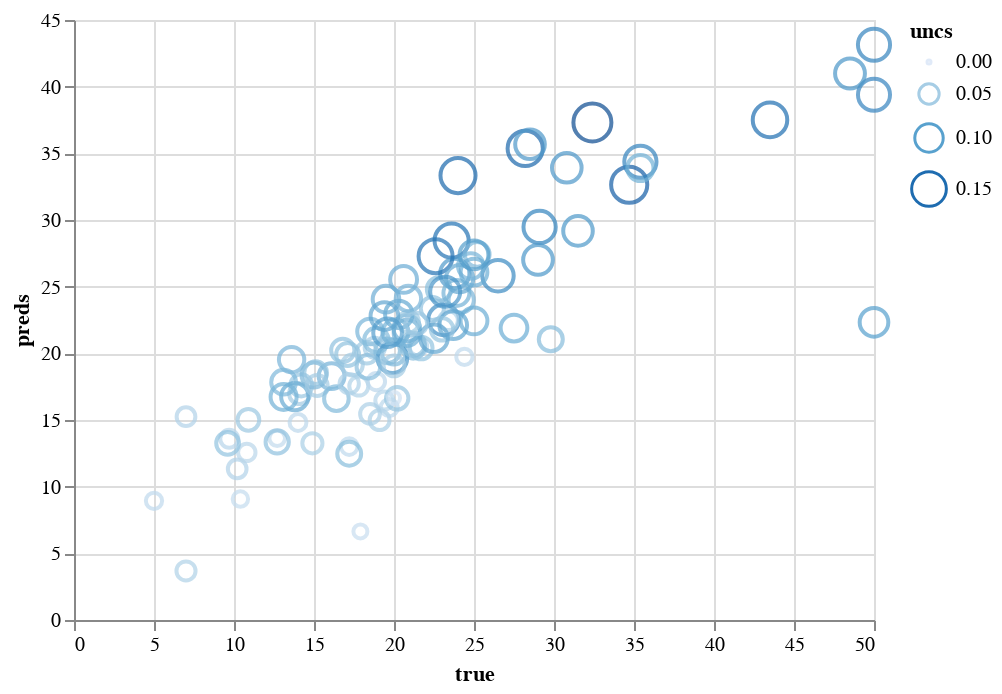

Write notebook code for a chart like this one.
### Code cell
import altair as alt
import pandas as pd

df = pd.DataFrame({'preds': preds.squeeze(), 'true': Ys_test.squeeze(), 'uncs': uncs.squeeze()})

alt.Chart(df).mark_point().encode(
    x='true',
    y='preds',
    size='uncs:Q',
    color='uncs:Q'
)

### Figure 1 — Vega-Lite specification as saved in the notebook (floating-point values rounded to 4 significant figures)
{"config": {"view": {"continuousWidth": 400, "continuousHeight": 300}}, "data": {"name": "data-e692ce284597e2931c17cd036863ca8c"}, "mark": "point", "encoding": {"color": {"type": "quantitative", "field": "uncs"}, "size": {"type": "quantitative", "field": "uncs"}, "x": {"type": "quantitative", "field": "true"}, "y": {"type": "quantitative", "field": "preds"}}, "$schema": "https://vega.github.io/schema/vega-lite/v4.8.1.json", "datasets": {"data-e692ce284597e2931c17cd036863ca8c": [{"preds": 28.46, "true": 23.6, "uncs": 0.1448}, {"preds": 37.31, "true": 32.4, "uncs": 0.18}, {"preds": 19.53, "true": 13.6, "uncs": 0.07918}, {"preds": 24.81, "true": 22.8, "uncs": 0.07004}, {"preds": 18.29, "true": 16.1, "uncs": 0.08253}, {"preds": 20.1, "true": 20.0, "uncs": 0.07539}, {"preds": 17.54, "true": 17.8, "uncs": 0.0438}, {"preds": 14.81, "true": 14.0, "uncs": 0.03391}, {"preds": 20.19, "true": 19.6, "uncs": 0.07458}, {"preds": 20.22, "true": 16.8, "uncs": 0.06618}, {"preds": 20.53, "true": 21.5, "uncs": 0.04031}, {"preds": 17.89, "true": 18.9, "uncs": 0.03572}, {"preds": 3.68, "true": 7.0, "uncs": 0.04388}, {"preds": 20.49, "true": 21.2, "uncs": 0.06804}, {"preds": 21.64, "true": 18.5, "uncs": 0.0803}, {"preds": 21.05, "true": 29.8, "uncs": 0.07066}, {"preds": 20.42, "true": 18.8, "uncs": 0.04971}, {"preds": 11.33, "true": 10.2, "uncs": 0.042}, {"preds": 39.39, "true": 50.0, "uncs": 0.1275}, {"preds": 16.98, "true": 14.1, "uncs": 0.05298}, {"preds": 27.41, "true": 25.2, "uncs": 0.07507}, {"preds": 29.48, "true": 29.1, "uncs": 0.129}, {"preds": 13.63, "true": 12.7, "uncs": 0.02889}, {"preds": 23.36, "true": 22.4, "uncs": 0.06586}, {"preds": 17.6, "true": 14.2, "uncs": 0.05928}, {"preds": 16.76, "true": 13.8, "uncs": 0.09207}, {"preds": 22.92, "true": 20.3, "uncs": 0.0926}, {"preds": 13.25, "true": 14.9, "uncs": 0.04917}, {"preds": 20.4, "true": 21.7, "uncs": 0.06306}, {"preds": 20.04, "true": 18.3, "uncs": 0.05727}, {"preds": 22.51, "true": 23.1, "uncs": 0.1172}, {"preds": 25.99, "true": 23.8, "uncs": 0.1066}, {"preds": 18.37, "true": 15.0, "uncs": 0.07611}, {"preds": 21.53, "true": 20.8, "uncs": 0.0847}, {"preds": 14.99, "true": 19.1, "uncs": 0.04774}, {"preds": 16.47, "true": 19.4, "uncs": 0.03956}, {"preds": 32.64, "true": 34.7, "uncs": 0.1628}, {"preds": 24.06, "true": 19.5, "uncs": 0.0871}, {"preds": 19.73, "true": 24.4, "uncs": 0.03145}, {"preds": 22.46, "true": 23.4, "uncs": 0.04354}, {"preds": 15.93, "true": 19.7, "uncs": 0.03495}, {"preds": 35.37, "true": 28.2, "uncs": 0.1541}, {"preds": 43.14, "true": 50.0, "uncs": 0.1282}, {"preds": 19.13, "true": 17.4, "uncs": 0.05261}, {"preds": 27.28, "true": 22.6, "uncs": 0.144}, {"preds": 18.55, "true": 15.1, "uncs": 0.06262}, {"preds": 16.73, "true": 13.1, "uncs": 0.08352}, {"preds": 24.01, "true": 24.2, "uncs": 0.07827}, {"preds": 19.63, "true": 19.9, "uncs": 0.1085}, {"preds": 33.33, "true": 24.0, "uncs": 0.153}, {"preds": 20.99, "true": 18.9, "uncs": 0.07323}, {"preds": 34.37, "true": 35.4, "uncs": 0.1288}, {"preds": 17.58, "true": 15.2, "uncs": 0.05321}, {"preds": 25.82, "true": 26.5, "uncs": 0.1223}, {"preds": 37.51, "true": 43.5, "uncs": 0.1482}, {"preds": 20.69, "true": 21.2, "uncs": 0.06726}, {"preds": 19.0, "true": 18.4, "uncs": 0.06881}, {"preds": 35.68, "true": 28.5, "uncs": 0.1087}, {"preds": 24.52, "true": 23.9, "uncs": 0.08306}, {"preds": 15.46, "true": 18.5, "uncs": 0.04696}, {"preds": 22.43, "true": 25.0, "uncs": 0.08879}, {"preds": 33.9, "true": 35.4, "uncs": 0.08429}, {"preds": 29.18, "true": 31.5, "uncs": 0.1082}, {"preds": 16.63, "true": 20.2, "uncs": 0.06128}, {"preds": 25.61, "true": 24.1, "uncs": 0.09181}, {"preds": 16.65, "true": 20.0, "uncs": 0.0162}, {"preds": 17.84, "true": 13.1, "uncs": 0.07543}, {"preds": 26.55, "true": 24.8, "uncs": 0.08051}, {"preds": 33.92, "true": 30.8, "uncs": 0.1085}, {"preds": 13.35, "true": 12.7, "uncs": 0.0662}, {"preds": 19.06, "true": 20.0, "uncs": 0.05289}, {"preds": 22.11, "true": 23.7, "uncs": 0.09469}, {"preds": 12.57, "true": 10.8, "uncs": 0.03616}, {"preds": 25.55, "true": 20.6, "uncs": 0.08889}, {"preds": 21.88, "true": 20.8, "uncs": 0.08767}, {"preds": 8.937, "true": 5.0, "uncs": 0.03133}, {"preds": 21.58, "true": 20.1, "uncs": 0.08169}, {"preds": 40.99, "true": 48.5, "uncs": 0.1103}, {"preds": 15.01, "true": 10.9, "uncs": 0.05767}, {"preds": 15.25, "true": 7.0, "uncs": 0.0423}, {"preds": 22.35, "true": 20.9, "uncs": 0.05389}, {"preds": 13.01, "true": 17.2, "uncs": 0.03339}, {"preds": 24.12, "true": 20.9, "uncs": 0.07921}, {"preds": 13.59, "true": 9.7, "uncs": 0.03852}, {"preds": 22.8, "true": 19.4, "uncs": 0.0945}, {"preds": 27.01, "true": 29.0, "uncs": 0.1093}, {"preds": 16.6, "true": 16.4, "uncs": 0.07435}, {"preds": 26.09, "true": 25.0, "uncs": 0.08821}, {"preds": 27.38, "true": 25.0, "uncs": 0.1028}, {"preds": 19.91, "true": 17.1, "uncs": 0.06454}, {"preds": 24.61, "true": 23.2, "uncs": 0.1114}, {"preds": 9.072, "true": 10.4, "uncs": 0.02798}, {"preds": 21.54, "true": 19.6, "uncs": 0.1018}, {"preds": 17.72, "true": 17.2, "uncs": 0.04514}, {"preds": 21.9, "true": 27.5, "uncs": 0.08798}, {"preds": 21.8, "true": 23.0, "uncs": 0.06142}, {"preds": 22.33, "true": 50.0, "uncs": 0.1015}, {"preds": 6.644, "true": 17.9, "uncs": 0.02273}, {"preds": 13.25, "true": 9.6, "uncs": 0.06323}, {"preds": 12.47, "true": 17.2, "uncs": 0.07005}, {"preds": 21.13, "true": 22.5, "uncs": 0.09434}, {"preds": 22.24, "true": 21.4, "uncs": 0.0562}]}}
